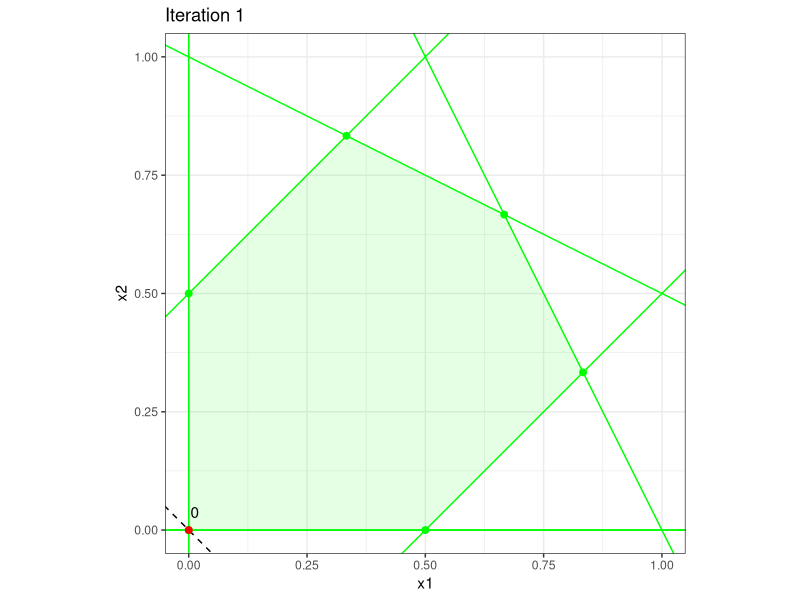
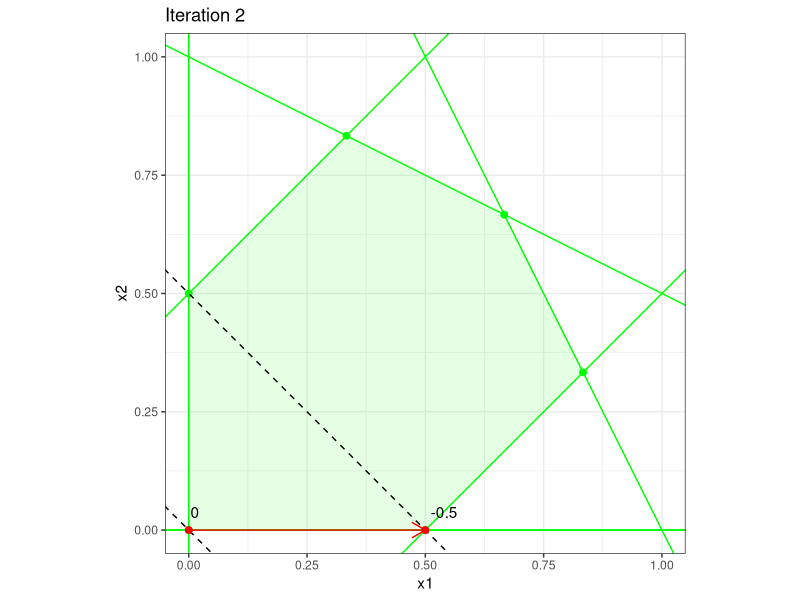
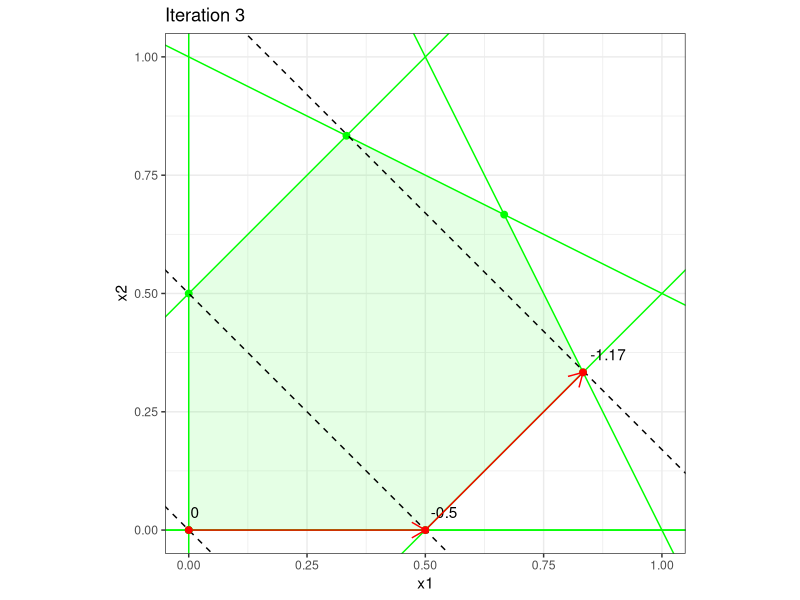
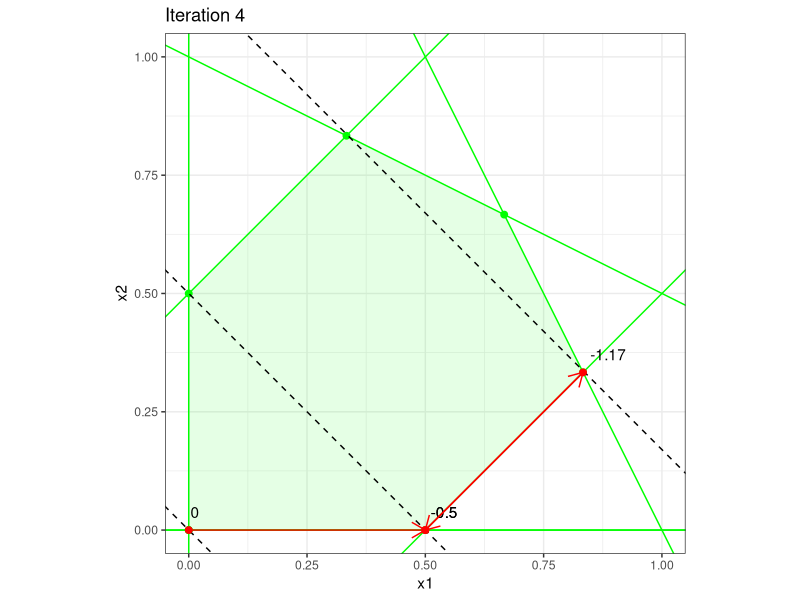
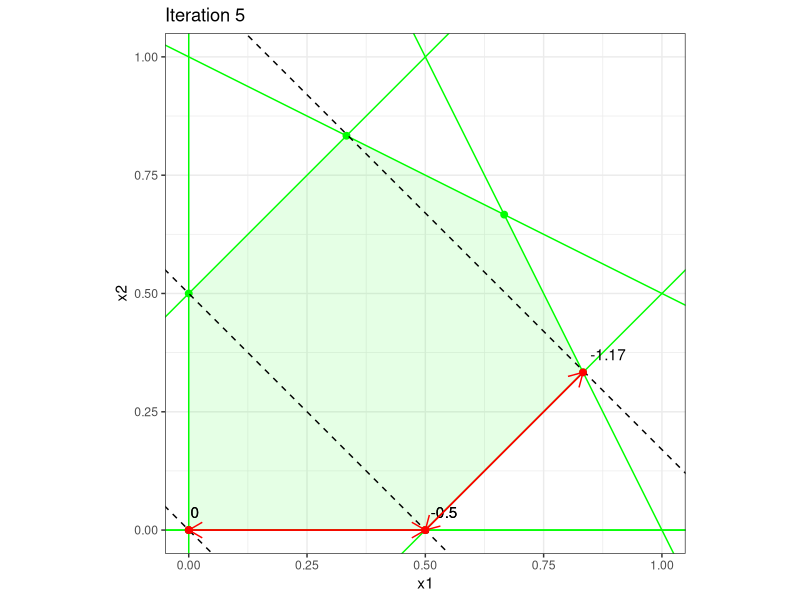
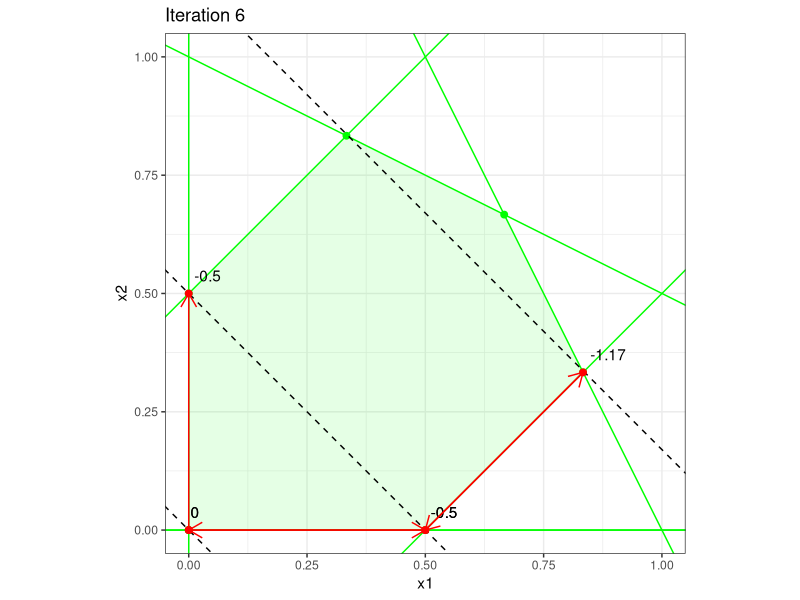
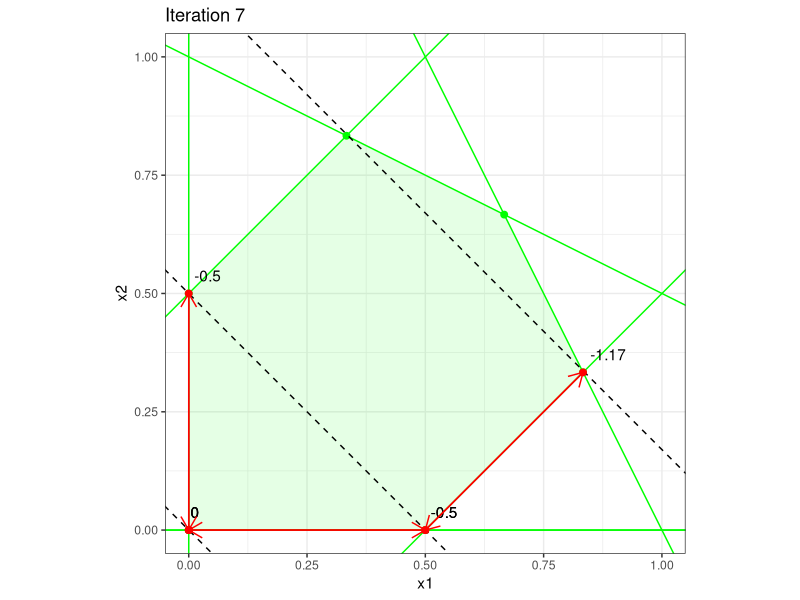
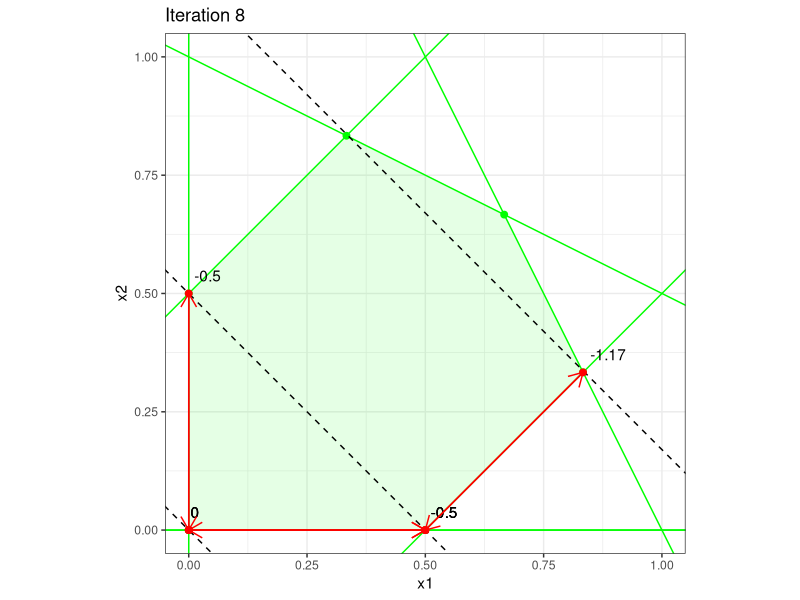

These charts were generated, in order, by the following R code:
# ------------------------------------------------------------------------------
# constrained

# FIG: simplex algorithm implementation
# ------------------------------------------------------------------------------

set.seed(1L)

library(ggplot2)

# ------------------------------------------------------------------------------

output_dir = "../figure/simplex_implementation"
dir.create(output_dir, recursive = TRUE, showWarnings = FALSE)

A = matrix(c(-1, 1, 2, 1, -1, 0, 1, 2, 1, -1, 0, - 1), ncol = 2)
b = c(0.5, 2, 2, 0.5, 0, 0)

start = c(0, 0)
cost = c(-1, -1)


simplex = function(A, b, cost, start) {
  c = - cost

  V = data.frame(x1 = start[1], x2 = start[2], x1old = NA, x2old = NA, cost = cost %*% start, intercept = cost %*% start / cost[2], slope = - cost[1] / cost[2])
  
  m = dim(A)[1]
  n = dim(A)[2]
  
  combs = (combn(dim(A)[1], dim(A)[2]))

  end = F
  counter = 1
  

  while (end == F) {
    
    v = as.numeric(V[counter, c("x1", "x2")])
    
    basis = which(round(A %*% v - b, 2) == 0)
    
    N = setdiff(1:m, basis)
    
    edges = - solve(A[basis, ])
    
    if (all(c %*% edges <= 0)) {
      end = T
      
      # return(v)
      
    } else {
      p = sample(which(c %*% edges > 0), 1)
      R = which(A %*% edges[, p] > 0)
      
      if (length(R) == 0) {
        stop("unbounded problem")
      } else {
        inew = R[which.min((b[R] - A[R, ] %*% v) / (A[R, ] %*% edges[, p]))]
        lambda = min((b[R] - A[R, ] %*% v) / (A[R, ] %*% edges[, p]))
        basis = basis[- p]
        basis = c(basis, inew)
        
        vnew = v + lambda * edges[, p]
        costnew = round(cost %*% vnew, 2)
        
        counter = counter + 1
        
        V = rbind(V, c(vnew, v, costnew, costnew / cost[2], - cost[1] / cost[2]))
        
      }
    }
  }
  return(V)
}


V = simplex(A, b, cost, start)
V


# plot polyhedron
plotPoly = function(A, b) {
  
  p = ggplot(data = data.frame(x = 0), mapping = aes(x = x)) 
  p = p + geom_point(x = 0, y = 0, size = 2, color = "green")
  
  for (i in 1:dim(A)[1]) {
    p = p + geom_abline(intercept = b[i] / A[i, 2], slope = - A[i, 1] / A[i, 2], color = "green")
    # p = p + geom_point(x = 0, y = b[i] / A[i, 2], color = "green", size = 2)
    # p = p + geom_point(x = b[i] / A[i, 1], y = 0, color = "green", size = 2)
  }
  
  p = p + geom_segment(aes(x = 0, y = -Inf, xend = 0, yend = Inf), color = "green")
  p = p + geom_segment(aes(x = -Inf, y = 0, xend = Inf, yend = 0), color = "green")
  
  combs = combn(1:dim(A)[1], 2)
  
  V = matrix(0, 0, 2)
  
  for (i in 1:dim(combs)[2]) {
    
    ind = combs[, i]
    
    if (det(A[ind, ]) != 0) {
      sol = solve(A[ind, ], b[ind])
      
      if (all(A %*% sol <= b)) {
        V = rbind(V, solve(A[ind, ], b[ind]))
        p = p + geom_point(x = sol[1], y = sol[2], color = "green", size = 2)
      }
    }
  }
  
  V = as.data.frame(V)
  
  center = apply(V, 2, mean)
  Vdiff = V - center
  
  ordering = vector(length = 0)
  
  for (i in 1:dim(Vdiff)[1]) {
    ordering = cbind(ordering, atan2(Vdiff[i, 1], Vdiff[i, 2]))
  }
  
  V = V[order(ordering), ]
  
  p = p + geom_polygon(data = V, aes(x = V1, y = V2), fill = "green", alpha = 0.1)
  
  p = p + coord_equal()
  
  
  p = p + xlim(c(0, 1)) + ylim(c(0, 1)) + theme_bw() 
  
  p = p + xlab("x1") + ylab("x2")
  
  p
}


for (i in 1:dim(V)[1]) {
  p1 = plotPoly(A, b) + ggtitle(paste("Iteration", i))
  p1 = p1 + geom_abline(data = V[1:i, ], aes(intercept = intercept, slope = slope), lty = 2)
  # p1 = p1 + geom_segment(data = V[1:i, ], aes(x = x1, y = x2, xend = x1 - 0.4 * cost[1], yend = x2 - 0.4 * cost[2]), arrow = arrow(length = unit(0.03, "npc")))
  p1 = p1 + geom_point(data = V[1:i, ], aes(x = x1, y = x2), color = "red", size = 2)
  p1 = p1 + geom_text(data = V[1:i, ], aes(x = x1, y = x2, label = cost), hjust = - 0.2, vjust = - 1)
  p1 = p1 + geom_segment(data = V[1:i, ], aes(x = x1old, y = x2old, xend = x1, yend = x2), color = "red", arrow = arrow(length = unit(0.03, "npc")))
  
  ggsave(filename = file.path(output_dir, sprintf("iter%s.png", i)), p1)
}
